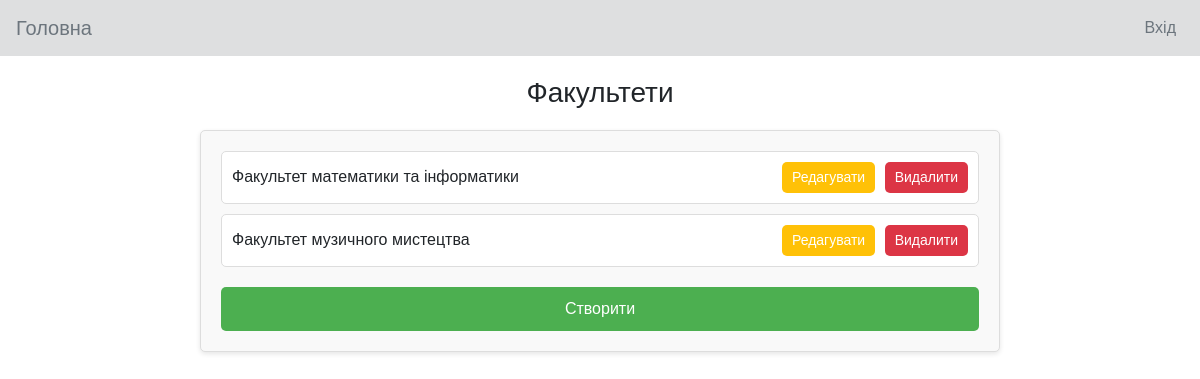
Page /control/facultys-list on the earlier database version.
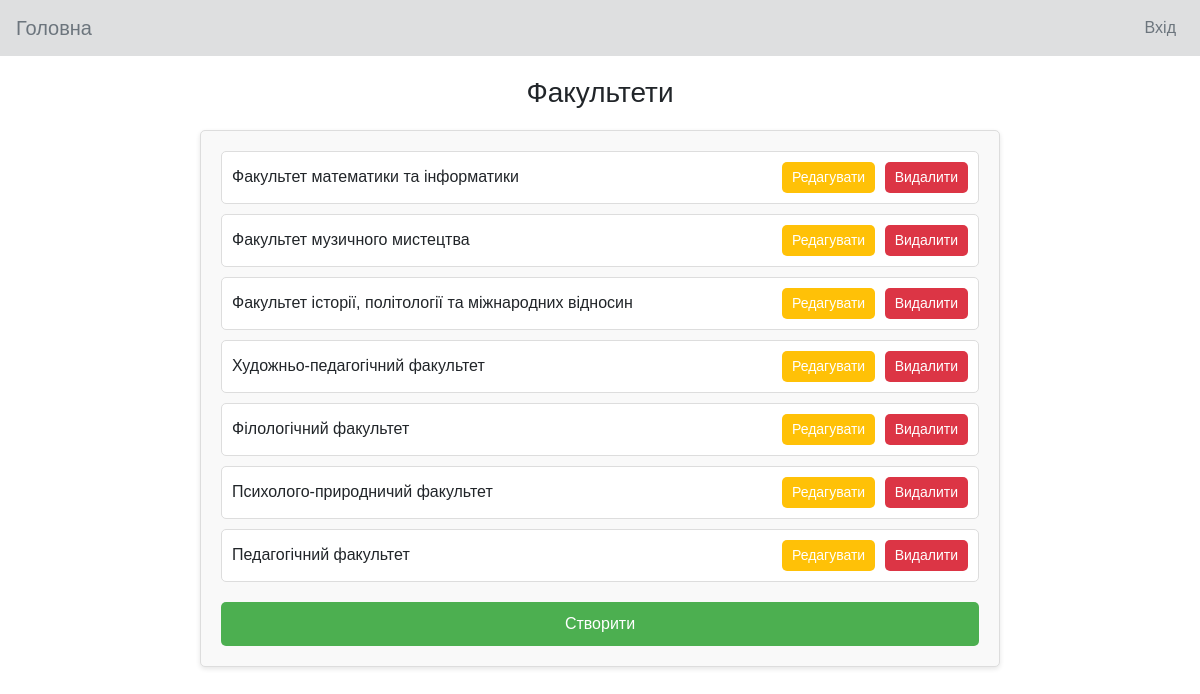
Same page on the later database version.
### control/models.py (models this page shows)
class Facultys (models.Model):
    title=models.CharField('Назва', max_length=150)
    adres=models.CharField('Адреса факультету', max_length=150)
    dean=models.CharField('Декан факультету', max_length=50)
    def __str__(self):
        return self.title

### control/views.py (the view)
# urls.py: path('facultys-list', FacultysList.as_view(), name='facultys_list'),
class  FacultysList ( ListView ):
    model = Facultys
    template_name = "control/faculty_list.html"
    context_object_name = "facultys"

### control/templates/control/faculty_list.html (shortened to what this page needs)
{% extends "main/index.html" %}
{% block content %}
    <main>
        <h1>Факультети</h1>
        <div class="rozklad-container">
            <ul>
                {% for faculty in facultys %}
                    <li>
                        <span>{{ faculty }}</span>
                        <div>
                            <a href="{% url 'facultys_update' faculty.id %}">
                                <button class="edit">Редагувати</button>
                            </a>
                            <a href="{% url 'delete_facultys' faculty.id %}">
                                <button class="delete">Видалити</button>
                            </a>
                        </div>
                    </li>
                {% endfor %}
            </ul>
            <a href="{% url 'facultys_create' %}" class="create-button">Створити</a>
        </div>
    </main>
{% endblock content %}

Differences in the rows shown:
added Facultys: title "Факультет історії, політології та міжнародних відносин"
added Facultys: title "Художньо-педагогічний факультет"
added Facultys: title "Філологічний факультет"
added Facultys: title "Психолого-природничий факультет"
added Facultys: title "Педагогічний факультет"
